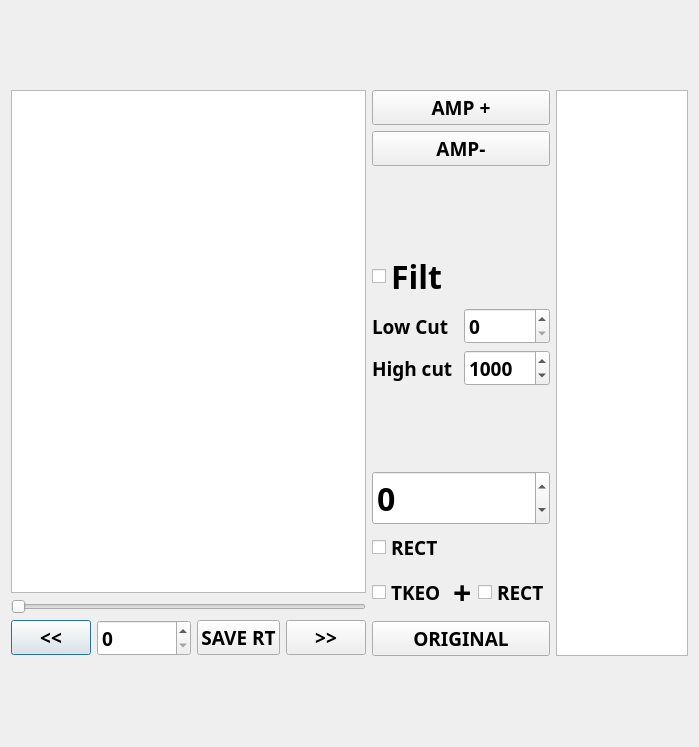
<?xml version="1.0" encoding="UTF-8"?>
<ui version="4.0">
 <class>DialogAnalog</class>
 <widget class="QDialog" name="DialogAnalog">
  <property name="geometry">
   <rect>
    <x>0</x>
    <y>0</y>
    <width>699</width>
    <height>747</height>
   </rect>
  </property>
  <property name="font">
   <font>
    <family>Gill Sans</family>
    <pointsize>24</pointsize>
    <weight>75</weight>
    <bold>true</bold>
   </font>
  </property>
  <property name="windowTitle">
   <string>Dialog</string>
  </property>
  <layout class="QGridLayout" name="gridLayout">
   <item row="0" column="0" rowspan="3">
    <layout class="QVBoxLayout" name="verticalLayout_2">
     <item>
      <widget class="GraphicsLayoutWidget" name="graphicsView">
       <property name="font">
        <font>
         <family>Gill Sans</family>
         <pointsize>14</pointsize>
         <weight>75</weight>
         <bold>true</bold>
        </font>
       </property>
      </widget>
     </item>
     <item>
      <widget class="QSlider" name="horizontalSliderRtOnset">
       <property name="font">
        <font>
         <family>Gill Sans</family>
         <pointsize>14</pointsize>
         <weight>75</weight>
         <bold>true</bold>
        </font>
       </property>
       <property name="orientation">
        <enum>Qt::Horizontal</enum>
       </property>
      </widget>
     </item>
     <item>
      <layout class="QHBoxLayout" name="horizontalLayout">
       <item>
        <widget class="QPushButton" name="pushButtonBackward">
         <property name="font">
          <font>
           <family>Gill Sans</family>
           <pointsize>14</pointsize>
           <weight>75</weight>
           <bold>true</bold>
          </font>
         </property>
         <property name="text">
          <string>&lt;&lt;</string>
         </property>
        </widget>
       </item>
       <item>
        <widget class="QSpinBox" name="spinBoxRtOnset">
         <property name="font">
          <font>
           <family>Gill Sans</family>
           <pointsize>14</pointsize>
           <weight>75</weight>
           <bold>true</bold>
          </font>
         </property>
         <property name="minimum">
          <number>0</number>
         </property>
         <property name="maximum">
          <number>100000</number>
         </property>
         <property name="singleStep">
          <number>100</number>
         </property>
         <property name="value">
          <number>0</number>
         </property>
        </widget>
       </item>
       <item>
        <widget class="QPushButton" name="pushButtonSaveRT">
         <property name="font">
          <font>
           <family>Gill Sans</family>
           <pointsize>14</pointsize>
           <weight>75</weight>
           <bold>true</bold>
          </font>
         </property>
         <property name="text">
          <string>SAVE RT</string>
         </property>
        </widget>
       </item>
       <item>
        <widget class="QPushButton" name="pushButtonForward">
         <property name="font">
          <font>
           <family>Gill Sans</family>
           <pointsize>14</pointsize>
           <weight>75</weight>
           <bold>true</bold>
          </font>
         </property>
         <property name="text">
          <string>&gt;&gt;</string>
         </property>
        </widget>
       </item>
      </layout>
     </item>
    </layout>
   </item>
   <item row="0" column="1">
    <layout class="QVBoxLayout" name="verticalLayout">
     <item>
      <widget class="QPushButton" name="pushButtonAmpP">
       <property name="font">
        <font>
         <family>Gill Sans</family>
         <pointsize>14</pointsize>
         <weight>75</weight>
         <bold>true</bold>
        </font>
       </property>
       <property name="text">
        <string>AMP +</string>
       </property>
      </widget>
     </item>
     <item>
      <widget class="QPushButton" name="pushButtonAmpM">
       <property name="font">
        <font>
         <family>Gill Sans</family>
         <pointsize>14</pointsize>
         <weight>75</weight>
         <bold>true</bold>
        </font>
       </property>
       <property name="text">
        <string>AMP-</string>
       </property>
      </widget>
     </item>
    </layout>
   </item>
   <item row="0" column="2" rowspan="3">
    <widget class="QTableView" name="tableViewRTS_plot_window">
     <property name="maximumSize">
      <size>
       <width>150</width>
       <height>16777215</height>
      </size>
     </property>
     <property name="font">
      <font>
       <family>Gill Sans</family>
       <pointsize>14</pointsize>
       <weight>75</weight>
       <bold>true</bold>
      </font>
     </property>
    </widget>
   </item>
   <item row="1" column="1">
    <layout class="QGridLayout" name="gridLayout_2" rowstretch="0,0,0">
     <item row="2" column="0">
      <widget class="QLabel" name="label_2">
       <property name="font">
        <font>
         <family>Gill Sans</family>
         <pointsize>14</pointsize>
         <weight>75</weight>
         <bold>true</bold>
        </font>
       </property>
       <property name="text">
        <string>High cut</string>
       </property>
      </widget>
     </item>
     <item row="0" column="0">
      <widget class="QCheckBox" name="checkBoxFilt">
       <property name="text">
        <string>Filt</string>
       </property>
      </widget>
     </item>
     <item row="2" column="1">
      <widget class="QSpinBox" name="spinBoxFiltHc">
       <property name="font">
        <font>
         <family>Gill Sans</family>
         <pointsize>14</pointsize>
         <weight>75</weight>
         <bold>true</bold>
        </font>
       </property>
       <property name="minimum">
        <number>100</number>
       </property>
       <property name="maximum">
        <number>50000</number>
       </property>
       <property name="singleStep">
        <number>10</number>
       </property>
       <property name="value">
        <number>1000</number>
       </property>
      </widget>
     </item>
     <item row="1" column="0">
      <widget class="QLabel" name="label">
       <property name="font">
        <font>
         <family>Gill Sans</family>
         <pointsize>14</pointsize>
         <weight>75</weight>
         <bold>true</bold>
        </font>
       </property>
       <property name="text">
        <string>Low Cut</string>
       </property>
      </widget>
     </item>
     <item row="1" column="1">
      <widget class="QSpinBox" name="spinBoxFiltLc">
       <property name="font">
        <font>
         <family>Gill Sans</family>
         <pointsize>14</pointsize>
         <weight>75</weight>
         <bold>true</bold>
        </font>
       </property>
       <property name="minimum">
        <number>0</number>
       </property>
       <property name="maximum">
        <number>50000</number>
       </property>
      </widget>
     </item>
    </layout>
   </item>
   <item row="2" column="1">
    <layout class="QVBoxLayout" name="verticalLayout_3">
     <item>
      <widget class="QSpinBox" name="spinBoxSyncAnalogEDF">
       <property name="minimum">
        <number>-3</number>
       </property>
       <property name="maximum">
        <number>3</number>
       </property>
      </widget>
     </item>
     <item>
      <widget class="QCheckBox" name="checkBoxRect">
       <property name="font">
        <font>
         <family>Gill Sans</family>
         <pointsize>14</pointsize>
         <weight>75</weight>
         <bold>true</bold>
        </font>
       </property>
       <property name="text">
        <string>RECT</string>
       </property>
      </widget>
     </item>
     <item>
      <layout class="QHBoxLayout" name="horizontalLayout_2">
       <item>
        <widget class="QCheckBox" name="checkBoxTKEO">
         <property name="font">
          <font>
           <family>Gill Sans</family>
           <pointsize>14</pointsize>
           <weight>75</weight>
           <bold>true</bold>
          </font>
         </property>
         <property name="text">
          <string>TKEO</string>
         </property>
        </widget>
       </item>
       <item>
        <widget class="QLabel" name="label_3">
         <property name="text">
          <string>+</string>
         </property>
        </widget>
       </item>
       <item>
        <widget class="QCheckBox" name="checkBoxTKEORect">
         <property name="font">
          <font>
           <family>Gill Sans</family>
           <pointsize>14</pointsize>
           <weight>75</weight>
           <bold>true</bold>
          </font>
         </property>
         <property name="text">
          <string>RECT</string>
         </property>
        </widget>
       </item>
      </layout>
     </item>
     <item>
      <widget class="QPushButton" name="pushButtonOrig">
       <property name="font">
        <font>
         <family>Gill Sans</family>
         <pointsize>14</pointsize>
         <weight>75</weight>
         <bold>true</bold>
        </font>
       </property>
       <property name="text">
        <string>ORIGINAL</string>
       </property>
      </widget>
     </item>
    </layout>
   </item>
  </layout>
 </widget>
 <customwidgets>
  <customwidget>
   <class>GraphicsLayoutWidget</class>
   <extends>QGraphicsView</extends>
   <header>pyqtgraph</header>
  </customwidget>
 </customwidgets>
 <resources/>
 <connections>
  <connection>
   <sender>horizontalSliderRtOnset</sender>
   <signal>sliderMoved(int)</signal>
   <receiver>spinBoxRtOnset</receiver>
   <slot>setValue(int)</slot>
   <hints>
    <hint type="sourcelabel">
     <x>329</x>
     <y>728</y>
    </hint>
    <hint type="destinationlabel">
     <x>347</x>
     <y>765</y>
    </hint>
   </hints>
  </connection>
  <connection>
   <sender>spinBoxRtOnset</sender>
   <signal>valueChanged(int)</signal>
   <receiver>horizontalSliderRtOnset</receiver>
   <slot>setValue(int)</slot>
   <hints>
    <hint type="sourcelabel">
     <x>415</x>
     <y>758</y>
    </hint>
    <hint type="destinationlabel">
     <x>419</x>
     <y>739</y>
    </hint>
   </hints>
  </connection>
 </connections>
</ui>
